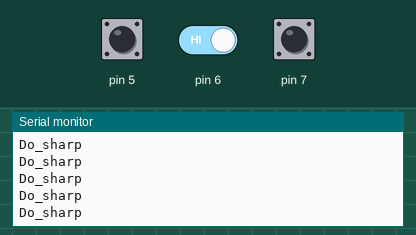
The sketch below on a simulated Arduino Uno, built with avr-gcc and run on an emulated ATmega328P. On the bench: the last lines printed to the serial monitor. The test bench sets the inputs (shaded band); at power-on: pin 7 HIGH, pin 6 HIGH, pin 5 HIGH.

Above: at 1.2 s.
1.3 s: pin 7 pulled LOW for 0.15 s
At 1.32 s:
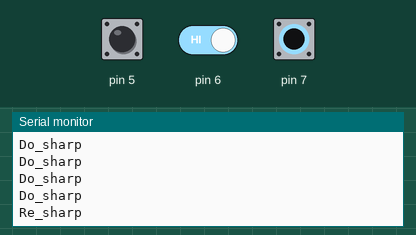
2.9 s: pin 6 driven LOW and pin 7 driven LOW
At 2.92 s:
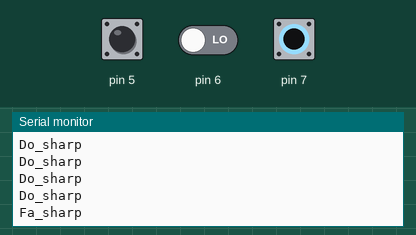

The sketch:

serial_arduino.ino
```cpp
int input;

String scale_name[7] = {"Do_sharp", "Re_sharp", "Mi_sharp", "Fa_sharp", "Sol_sharp", "La_sharp", "Si_sharp"};

void setup() {
  //pinMode(LED_BUILTIN, OUTPUT);
  Serial.begin(9600);

  pinMode(7, INPUT_PULLUP);
  pinMode(6, INPUT_PULLUP);
  pinMode(5, INPUT_PULLUP);
  pinMode(4, INPUT_PULLUP);
  pinMode(3, INPUT_PULLUP);
}

void loop() {
  input = -1;
  delay(50);

  if (digitalRead(7) == HIGH){ input = 0;}
  else if (digitalRead(6) == HIGH){ input = 1; }
  else if (digitalRead(5) == HIGH){ input = 3; }
  else if (digitalRead(4) == HIGH){ input = 4; }
  else if (digitalRead(3) == HIGH){ input = 5; }
  else { input = -1; }


  //Serial.println(input);
  // Send Message
  if (input >= 0){ Serial.println(scale_name[input]); }
  else { Serial.println("null"); }
}
```

Measured:
- after the input at 1.3 s, the serial monitor: prints a new line at once (image 1)
- after the input at 2.9 s, the serial monitor: prints a new line at once (image 2)
